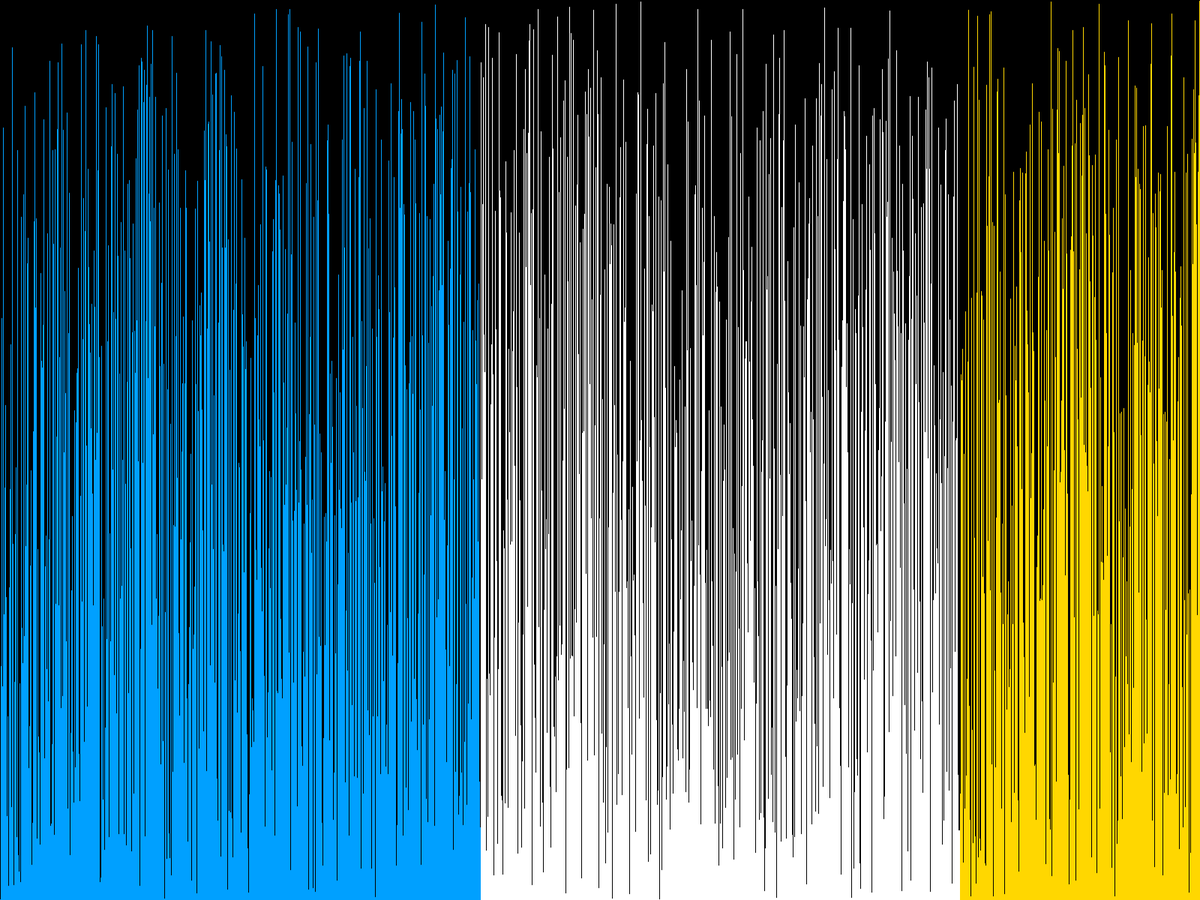
Frame 1 (no input)
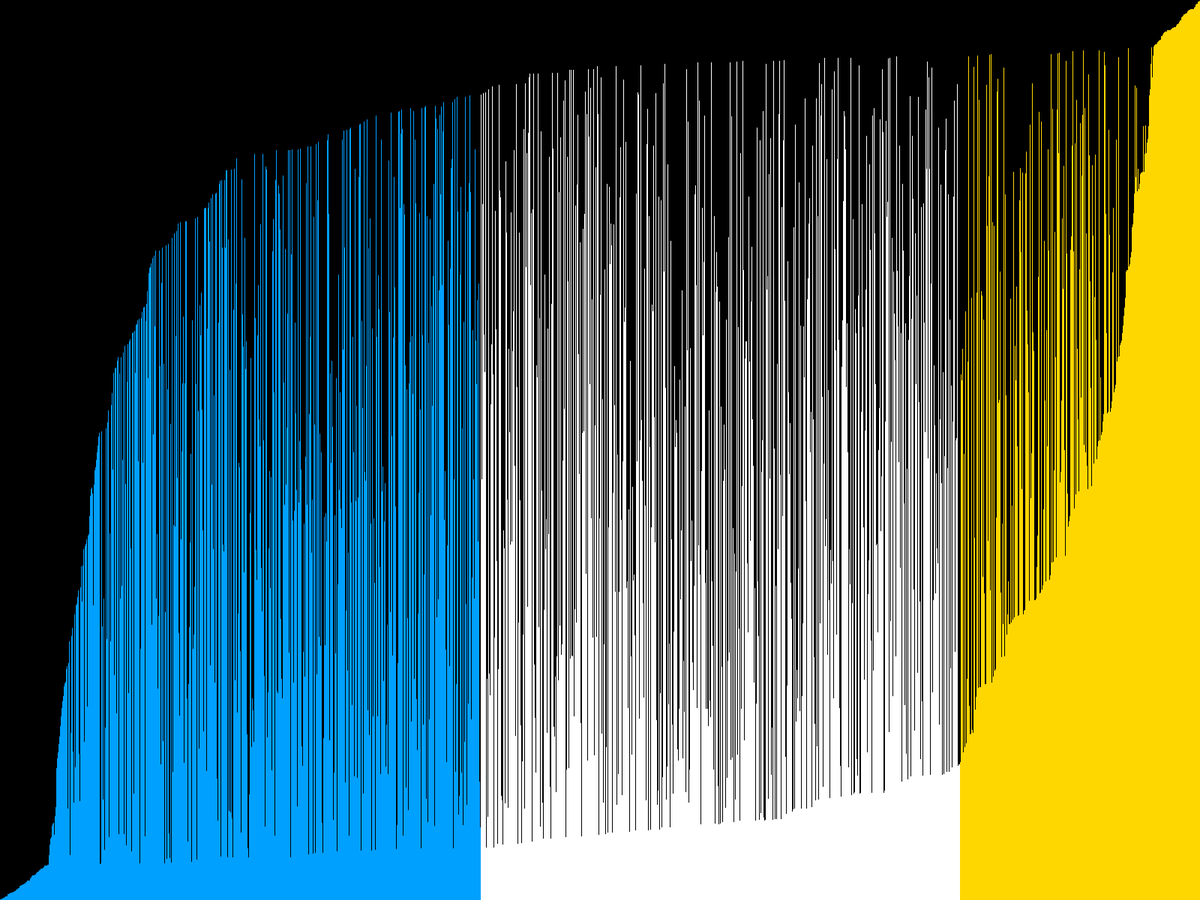
Frame 60 (the mouse pressed at the canvas centre just before this capture)
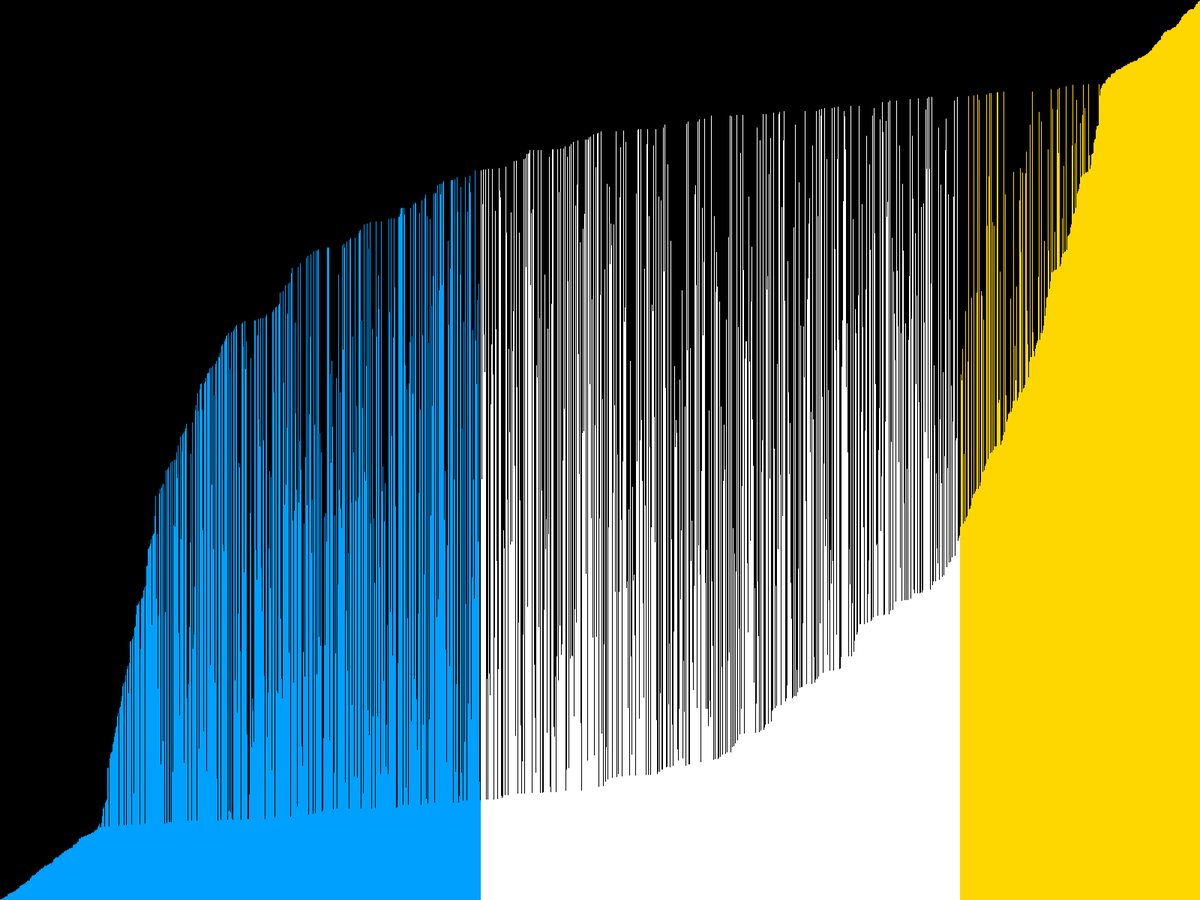
Frame 120 (the mouse held since frame 60 and released just before this capture)

The Processing sketch that drew these frames (run headless with seeded random() and noise(); from frame 60 on, the mouse is pressed at the canvas centre):

// Processing sketch: cocktailsort
// ── cocktailsort.pde
float[] values;
int i=0;
int j=0;
int temp;
void setup(){
   fullScreen();
   //size(1920,500);
   values = new float[width];
   for(int i=0;i<values.length;i++){
        values[i]=random(height);
        //values[i]=noise(i/100.0)*(height);
        //values[i]=noise(i/50)*height;
   }
   //values=sort(values);
 }

void draw(){
  background(0);
  float temp;
  int l=values.length;
  int s=0;
  int e=l-1;
  int b=1;
  if(b==1){
  b=0;
  for(int i=s;i<e;i++){
  if(values[i]>values[i+1]){
     temp=values[i];
     values[i]=values[i+1];
     values[i+1]=temp;
     b=1;}
  }
  //if(b==0){
    //break;}
  b=0;
  e=e-1;
  for(int i=e-1;i>s-1;i--){
  if(values[i]>values[i+1]){
     temp=values[i];
     values[i]=values[i+1];
     values[i+1]=temp;
     b=1;}
  }
  s=s+1;
  }else {
          println("finshed");
          noLoop();
    }

  for(int i=0;i<values.length;i++){
       int h=i;
       int k=height;
       if(i<=640){
       stroke(0,160,255);
       line(h,k,i,height-values[i]);}
       if(i<1280 && i>640){
         stroke(255);
         line(h,k,i,height-values[i]);}
       if(i>=1280){
         stroke(255,215,0);
         line(h,k,i,height-values[i]);}
       }
  }

void swap(float[] arr,int a,int b){
     float temp = arr[a];
     arr[a]=arr[b];
     arr[b]=temp;
  
}
